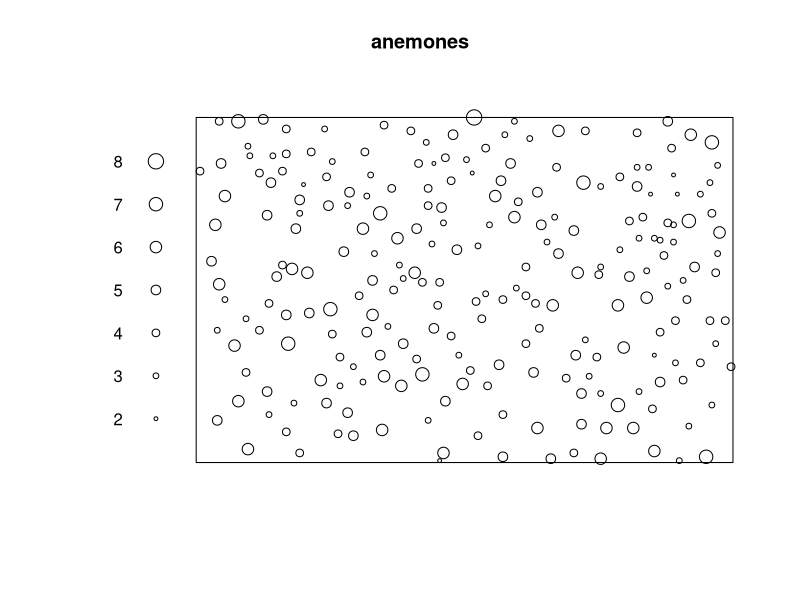

Recreate this plot in R.
library(spatstat.data)


### Name: anemones
### Title: Beadlet Anemones Data
### Aliases: anemones
### Keywords: datasets spatial

### ** Examples

  data(anemones)
  if(require(spatstat)) {
  # plot diameters on same scale as x, y
  plot(anemones, markscale=1)
  }
